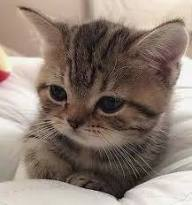
#> input picture Task5(OpenCV)/kitty.jpeg, 192 x 205 px, found by its file name
$ jupyter execute --allow-errors 'Image Registration.ipynb'
#> lines starting #> are read from the running program, lines starting #| are printed output that depends on the picture
[cell 1]
import cv2
import numpy as np

# Open the image files.
img1_color = cv2.imread("D:\open CV\kitty.jpeg")  # Image to be aligned.
#> img1_color is the input picture: shape (205, 192, 3); mean B, G, R 115.7, 125.9, 141.4
img2_color = cv2.imread("D:\open CV\cat.jpg")    # Reference image.
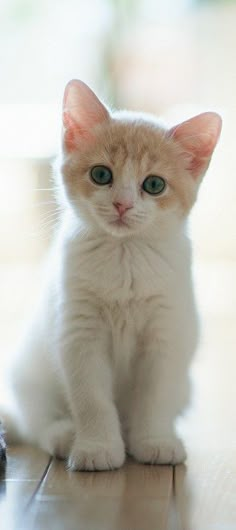
#> input picture Task5(OpenCV)/cat.jpg, 236 x 530 px, found by its file name
#> img2_color is the input picture: shape (530, 236, 3); mean B, G, R 177, 186.2, 189.5

# Convert to grayscale.
img1 = cv2.cvtColor(img1_color, cv2.COLOR_BGR2GRAY)
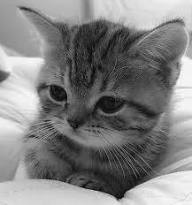
#> img1: shape (205, 192); min 3, max 251, mean 129.4
img2 = cv2.cvtColor(img2_color, cv2.COLOR_BGR2GRAY)
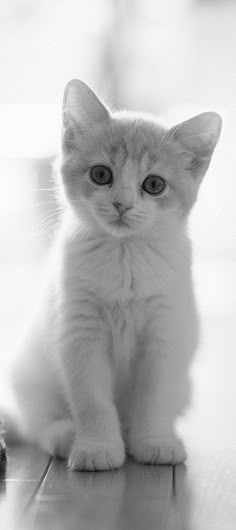
#> img2: shape (530, 236); min 9, max 255, mean 186.2
height, width = img2.shape
#> height = 530; width = 236

# Create ORB detector with 5000 features.
orb_detector = cv2.ORB_create(5000)

# Find keypoints and descriptors.
# The first arg is the image, second arg is the mask
#  (which is not required in this case).
kp1, d1 = orb_detector.detectAndCompute(img1, None)
#> kp1 = 595 keypoints; strongest (x, y, size): (53, 86, 44.6), (51, 86, 31), (52, 86, 37.2), (63, 102, 31)
kp2, d2 = orb_detector.detectAndCompute(img2, None)
#> kp2 = 337 keypoints; strongest (x, y, size): (144, 187, 77.1), (143, 187, 64.3), (107, 179, 92.6), (109, 182, 77.1)

# Match features between the two images.
# We create a Brute Force matcher with
# Hamming distance as measurement mode.
matcher = cv2.BFMatcher(cv2.NORM_HAMMING, crossCheck = True)

# Match the two sets of descriptors.
matches = matcher.match(d1, d2)
#> matches = 99 matches
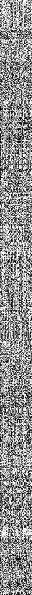
#> d1: shape (595, 32); min 0, max 255, mean 143

# Sort matches on the basis of their Hamming distance.
#> (the rest of this cell did not finish here and is left out)
